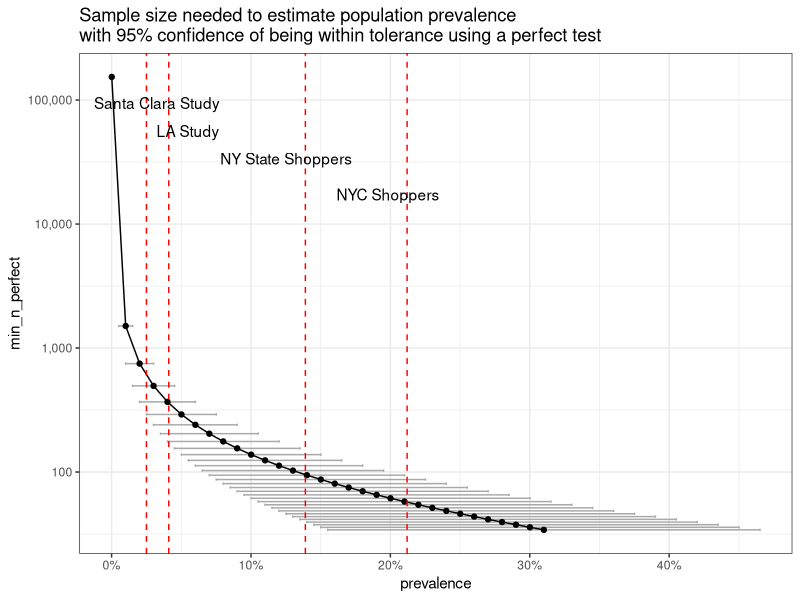
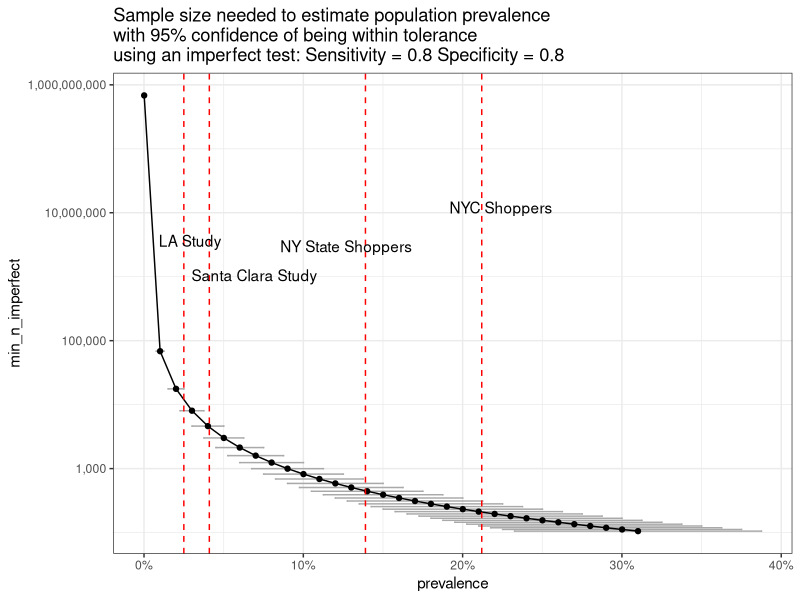
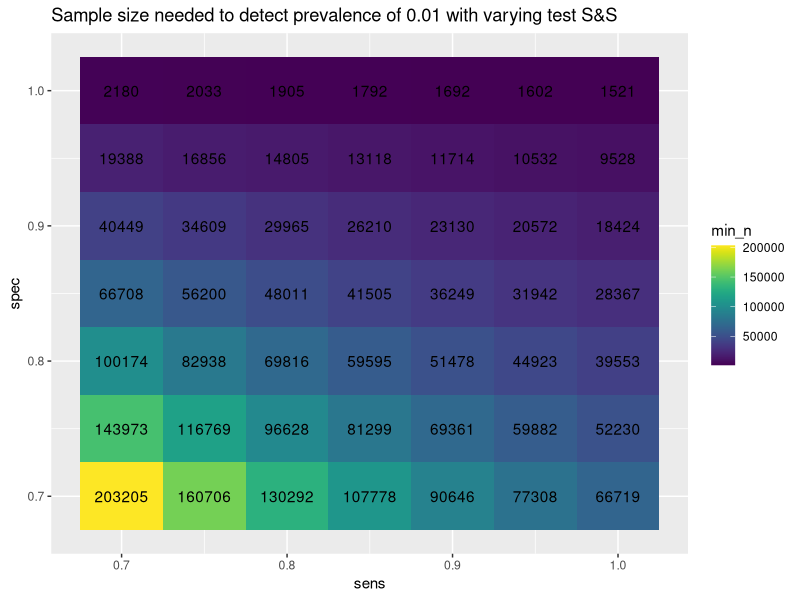
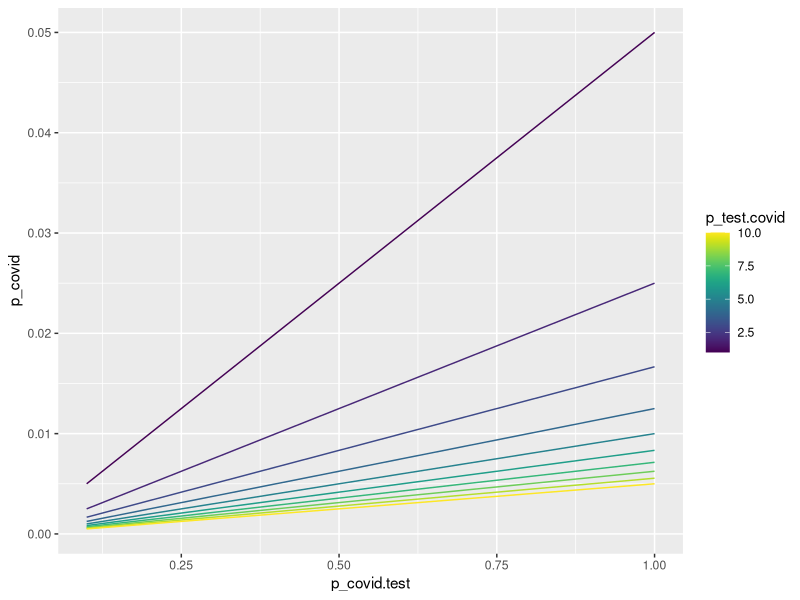
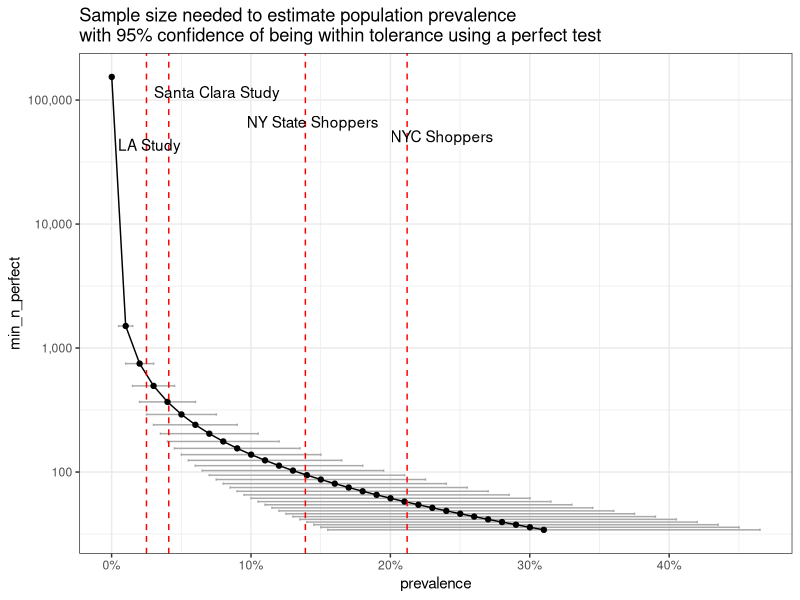
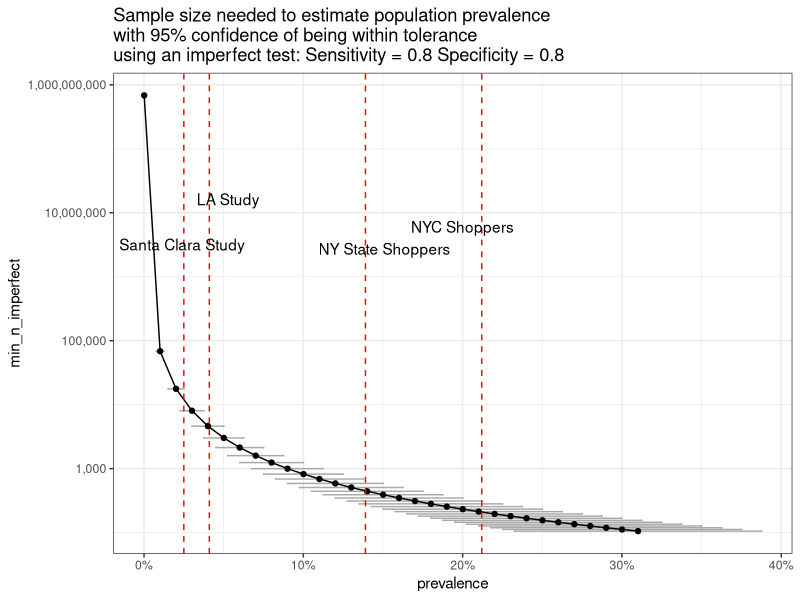
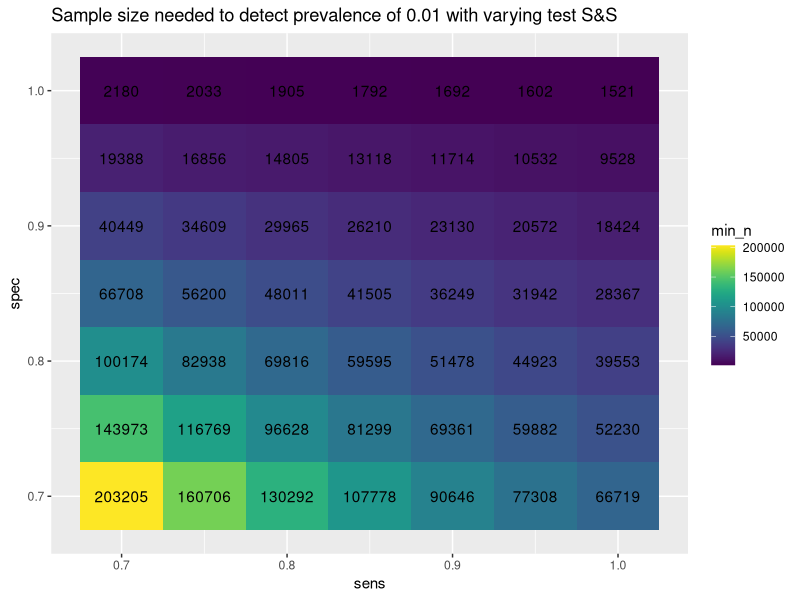

Here is the R script that generated these plots, in order:
## ---- chunk 1
knitr::opts_chunk$set(echo = TRUE)
library(dplyr)
library(tidyr)
library(ggplot2)
library(ggrepel)
library(viridis)
require(cowplot)
library(scales)
## ---- chunk 2

# Set up data

# Dummy frame for reported prevalence values
reported_prev <- data.frame(
  area = c("NY State Shoppers", "NYC Shoppers", "LA Study", "Santa Clara Study"),
  prev = c(0.139, 0.212, 0.041, 0.025)
)

# Z score for 95% CI
z = 1.96

# PREVALENCE RANGE 
# based on reported prevalences
min_prev = 0.0001 # infinity for zero
max_prev = max(reported_prev$prev + 0.1)

# TOLERANCE LEVEL (ALLOWABLE ERROR)
# Conventionally, an ‘absolute’ allowable error margin d of ±5 % is chosen, 
# but, as is common in clinical practice, 
# if expected prevalence P is <10 %, 
# the 95 % confidence boundaries may cross 0, which is impractical.
# A common recommendation is to set d = P/2 for rare 
# and d = (1-P)/2 for very common conditions


# Data frame of prevalence, tolerance, and min n
# Use simple formula for perfect etst
# min_n_perfect: 95% chance of estimating true prevalence at min sample size

result_df <- data.frame(prevalence = seq(min_prev, max_prev, by = .01)) %>%
  mutate(tolerance = ifelse(prevalence < 0.1 | prevalence > 0.9,
                            prevalence/2,
                            prevalence/2),
         min_n_perfect = ((z/tolerance)^2) * prevalence * (1 - prevalence))

# Plot estimates of prevalence vs min n
plot_q1 <- ggplot(data = result_df, 
       aes(x = prevalence, y = min_n_perfect)) +
    geom_errorbarh(aes(xmin = prevalence - tolerance, 
                     xmax = prevalence + tolerance),
                 color = "darkgray") +
  geom_point() +
  geom_line() +

  theme_bw() +
  geom_vline(xintercept = reported_prev$prev, 
             linetype = "dashed", 
             color = "red") +
  geom_text_repel(data = reported_prev,
                    aes(y = sample(10000:100000, nrow(reported_prev)),
                        x = prev,
                        label = area),
                    box.padding = 0.3,
                  point.padding = 0.3,
                    arrow = arrow(ends = "last", length = unit(0.1, "cm"))
                   ) +
  scale_y_log10(labels = comma) +
  scale_x_continuous(labels = percent) +
  ggtitle("Sample size needed to estimate population prevalence\nwith 95% confidence of being within tolerance using a perfect test")

plot_q1

## ---- chunk 3

# Imperfect test - with sensitivity and specificity
# Rogan and Gladen 1978
# Assume normal approximation to binomial distribution

# Vary sensitivity and specificity
# For now hardcode values around Marson paper estimates
sens = 0.8
spec = 0.8

imp_result_df <- result_df %>%
 mutate(sens = sens,
        spec = spec,
        min_n_imperfect = (z/tolerance)^2 * 
          ((sens * prevalence) + (1 - spec)*(1 - prevalence)) * 
          (1 - (sens * prevalence) - (1 - spec)* (1 - prevalence)) / 
          (sens + spec - 1)^2
 )

plot_q2 <- ggplot(data = imp_result_df, 
       aes(x = prevalence, y = min_n_imperfect)) +
    geom_errorbarh(aes(xmin = prevalence - tolerance/2, 
                     xmax = prevalence + tolerance/2),
                 color = "darkgray") +
  geom_point() +
  geom_line() +
  theme_bw() +
  geom_vline(xintercept = reported_prev$prev, 
             linetype = "dashed", 
             color = "red") +
  geom_text_repel(data = reported_prev,
                    aes(y = sample(1000000:10000000, nrow(reported_prev)),
                        x = prev,
                        label = area),
                    box.padding = 0.3,
                  point.padding = 0.3,
                    arrow = arrow(ends = "last", length = unit(0.1, "cm"))
                   ) +
  scale_y_log10(labels = comma) +
  scale_x_continuous(labels = percent) +
  ggtitle(paste0("Sample size needed to estimate population prevalence\nwith 95% confidence of being within tolerance\nusing an imperfect test: Sensitivity = ", sens, " Specificity = ", spec))

plot_q2


## ---- chunk 4

# Use same formula for imperfect test as in Q2
# Set prevalence to 0.1 

# Reported sensitivity and specificity of tests
# Fill in with real data
reported_ss <- data.frame(
  test = c("test1", "test2", "test3"),
  sens = c(0.8,0.9,1),
  spec = c(0.8,0.9,1)
)

set_prev = 0.01
# Now vary sensitivity and specificity

q3_result_df <- data.frame(
  sens = seq(0.7,1, by = 0.05),
  spec = seq(0.7,1, by = 0.05)) %>%
  complete(sens, spec) %>%
 mutate(
   prevalence = set_prev,
   tolerance = ifelse(prevalence < 0.1 | prevalence > 0.0,
                            prevalence/2,
                            0.05),
   min_n = (z/tolerance)^2 * 
          ((sens * prevalence) + (1 - spec)*(1 - prevalence)) * 
          (1 - (sens * prevalence) - (1 - spec)* (1 - prevalence)) / 
          (sens + spec - 1)^2
 )

plot_q3 <- ggplot(data = q3_result_df, 
       aes(x = sens, y = spec)) +
  geom_tile(aes(fill = min_n, label = min_n)) +
  geom_text(aes(label = round(min_n, digits = 0))) +
  ggtitle(paste0("Sample size needed to detect prevalence of ", 
                 set_prev, " with varying test S&S")) +
  scale_fill_viridis(discrete = F)

plot_q3


## ---- chunk 5

ggsave(plot_q1, filename = "./plots/q1.pdf", device = "pdf")
ggsave(plot_q2, filename = "./plots/q2.pdf", device = "pdf")
ggsave(plot_q3, filename = "./plots/q3.pdf", device = "pdf")



## ---- chunk 6

p_test = 0.05
x = seq(0.1,1, by = 0.1)
b = seq(1,10, by = 1)

data.frame(p_covid.test = x,
           p_test.covid = b) %>%
  expand(p_covid.test, p_test.covid) %>%
  mutate(p_covid = (p_test/p_test.covid) * p_covid.test) %>%
ggplot(aes(x = p_covid.test, y =  p_covid, color = p_test.covid)) +
  geom_line(aes(group = p_test.covid)) +
  geom_abline(intercept = 0, slope = 1, color = "red") +
  scale_color_viridis(discrete = F)



